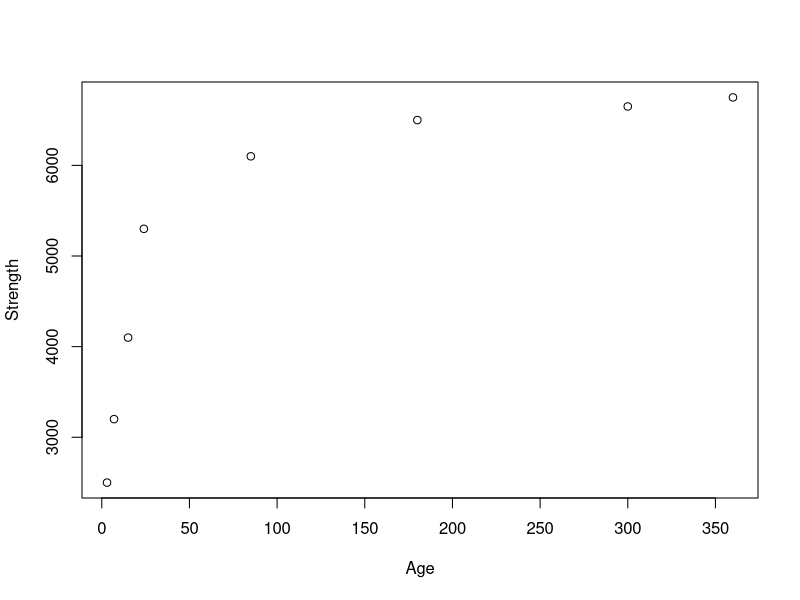

Write the R code that produced this figure.
## ---- chunk 1
knitr::opts_chunk$set(echo = TRUE, fig.align = 'center', out.width = '65%')
## ---- chunk 2
data = data.frame(Subject = 1:8, 
                  Before = c(89, 90, 87, 98, 120, 85, 97, 110),
                  After = c(76, 101, 84, 86, 105, 84, 93, 115))
data$Difference = data$After - data$Before
head(data)
## ---- chunk 3
duplicated(abs(data$Difference))
## ---- chunk 4
SR_obs = sum((sign(data$Difference) + 1) / 2 * rank(abs(data$Difference)))
SR_obs
## ---- chunk 5
permute_sign = function(n, rank = FALSE){
  out = matrix(ncol = n, nrow = 2 ^ n)
  for (i in 1:n){
    out[, i] = rep(c(1, ifelse(rank, 0, -1)), each = 2 ^ (n - i))
  }
  return (out)
}
## ---- chunk 6
n = nrow(data)
signs = permute_sign(n, rank = TRUE)
perm_dist = rowSums(signs * matrix(rank(abs(data$Difference)),
                                    nrow = nrow(signs),
                                    ncol = ncol(signs),
                                    byrow = TRUE))
p_value1 = sum(perm_dist <= SR_obs) / length(perm_dist)
p_value1
## ---- chunk 7
Z1 = (SR_obs - n * (n + 1) / 4) / sqrt(n * (n + 1) * (2 * n + 1) / 24)
p_value2 = pnorm(Z1)
p_value2
## ---- chunk 8
Z2 = (SR_obs + 0.5 - n * (n + 1) / 4) / sqrt(n * (n + 1) * (2 * n + 1) / 24)
p_value3 = pnorm(Z2)
p_value3
## ---- chunk 9
data = data.frame(Age = c(3, 7, 15, 24, 85, 180, 300, 360),
                  Strength = c(2500, 3200, 4100, 5300, 
                               6100, 6500, 6650, 6750))
head(data)
## ---- chunk 10
attach(data)
plot(Age, Strength)
## ---- chunk 11
r_p = sum((Age - mean(Age)) * (Strength - mean(Strength))) /
  sqrt(sum((Age - mean(Age)) ^ 2) * sum((Strength - mean(Strength)) ^ 2))
r_p
## ---- chunk 12
R_Age = rank(Age)
R_Str = rank(Strength)
r_s = sum((R_Age - mean(R_Age)) * (R_Str - mean(R_Str))) /
  sqrt(sum((R_Age - mean(R_Age)) ^ 2) * sum((R_Str - mean(R_Str)) ^ 2))
r_s
## ---- chunk 13
calc_diff = function(x){
  n = length(x)
  grid = matrix(x, nrow = n, ncol = n) - 
    matrix(x, nrow = n, ncol = n, byrow = T)
  return (grid[upper.tri(grid)])
}
## ---- chunk 14
tau = 2 * mean(calc_diff(Age) * calc_diff(Strength) > 0) - 1
tau
## ---- chunk 15
permute_x = function(x){
  n <- length(x)
  out <- matrix(nrow = factorial(n), ncol = n)
  p <- ip <- seqn <- 1:n
  d <- rep(-1, n)
  d[1] <- 0
  m <- n + 1
  p <- c(m, p, m)
  i <- 1
  use <- -c(1, n + 2)
  while (m != 1) {
    out[i, ] <- x[p[use]]
    i <- i + 1
    m <- n
    chk <- (p[ip + d + 1] > seqn)
    m <- max(seqn[!chk])
    if (m < n) {d[(m + 1):n] <- -d[(m + 1):n]}
    index1 <- ip[m] + 1
    index2 <- p[index1] <- p[index1 + d[m]]
    p[index1 + d[m]] <- m
    tmp <- ip[index2]
    ip[index2] <- ip[m]
    ip[m] <- tmp
  }
  return (out)
}
## ---- chunk 16
perm_Str = permute_x(Strength)
perm_Age = matrix(Age,
                  nrow = nrow(perm_Str),
                  ncol = ncol(perm_Str),
                  byrow = TRUE)
perm_dist = rowSums((perm_Age - rowMeans(perm_Age)) *
  (perm_Str - rowMeans(perm_Str))) /
  sqrt(rowSums((perm_Age - rowMeans(perm_Age)) ^ 2) *
         rowSums((perm_Str - rowMeans(perm_Str)) ^ 2))
p_value1 = mean(abs(perm_dist) >= abs(r_p))
p_value1
## ---- chunk 17
n = nrow(data)
t_obs = r_p * sqrt((n - 2) / (1 - r_p ^ 2))
p_value1 = 2 * min(1 - pt(t_obs, df = n - 2), pt(t_obs, df = n - 2))
p_value1
## ---- chunk 18
perm_Str = permute_x(R_Str)
perm_Age = matrix(R_Age,
                  nrow = nrow(perm_Str),
                  ncol = ncol(perm_Str),
                  byrow = TRUE)
perm_dist = rowSums((perm_Age - rowMeans(perm_Age)) *
  (perm_Str - rowMeans(perm_Str))) /
  sqrt(rowSums((perm_Age - rowMeans(perm_Age)) ^ 2) *
         rowSums((perm_Str - rowMeans(perm_Str)) ^ 2))
p_value2 = mean(abs(perm_dist) >= abs(r_s))
p_value2
## ---- chunk 19
perm_Str = permute_x(Strength)
perm_dist = 2 * colMeans(calc_diff(Age) *
                           apply(perm_Str, 1, calc_diff) > 0) - 1
p_value3 = mean(abs(perm_dist) >= abs(tau))
p_value3
## ---- chunk 20
data = data.frame(Nearby = c(4, 7), Not_Nearby = c(3, 2))
rownames(data) = c('Low', 'High')
data = as.matrix(data)
data
## ---- chunk 21
Pr_x = function(x){choose(11, x) * choose(5, 7 - x) / choose(16, 7)}
p_value = sum(apply(matrix(2:4), 1, Pr_x))
p_value
## ---- chunk 22
data = data.frame(Missed_Second = c(5, 3),
                  Made_Second = c(14, 8))
rownames(data) = c('Missed_first', 'Made_First')
data = as.matrix(data)
data
## ---- chunk 23
X_AA = data[1, 1]
X_AB = data[1, 2]
X_BA = data[2, 1]
X_BB = data[2, 2]
T_3 = (X_AB - X_BA) / sqrt(X_AB + X_BA)
p_value1 = 2 * (1 - pnorm(T_3))
p_value1
## ---- chunk 24
T_4 = (X_AB - X_BA) ^ 2 / (X_AB + X_BA)
p_value2 = 1 - pchisq(T_4, df = 1)
p_value2
## ---- chunk 25
e = data
for (i in 1:nrow(e)){
  for (j in 1:ncol(e)){
    e[i, j] = rowSums(data)[i] * colSums(data)[j] / sum(data)}}
e
## ---- chunk 26
chisq_obs = sum((data - e) ^ 2 / e)
chisq_obs
## ---- chunk 27
perm_dist = c()
for (i in 1:9){
  perm_n <- matrix(c(i - 1, 20 - i, 9 - i, 2 + i), nrow = nrow(data), byrow = TRUE)
  perm_e <- perm_n
  for (j in 1:2){
    for (k in 1:2){
      perm_e[j, k] <- rowSums(perm_n)[j] * colSums(perm_n)[k] / sum(perm_n)
    }}
  freq = choose(8, perm_n[1, 1]) * choose(22, perm_n[2, 2])
  perm_chisq = sum((perm_n - perm_e) ^ 2 / perm_e)
  perm_dist = c(perm_dist, rep(perm_chisq, freq))
}
p_value3 = mean(perm_dist >= chisq_obs)
p_value3
